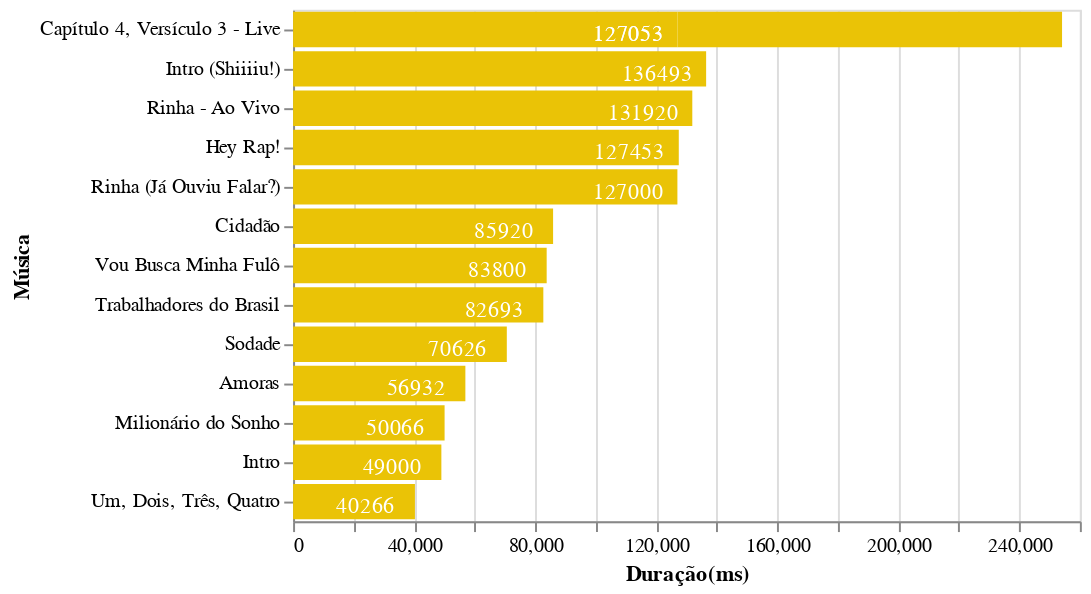

The cell this chart's notebook holds for it:
### Code cell
# qual a menor música
chart = alt.Chart(data_tracks).mark_bar(color = '#EAC306').encode(
    y=alt.Y('name:N', sort='-x', axis = alt.Axis(title='Música')), #troca o sinal aqui
    x=alt.X('duration_ms:Q', axis = alt.Axis(title='Duração(ms)'))
).transform_window(
    rank='rank(duration_ms)',
    sort=[alt.SortField('duration_ms', order='ascending')] #aqui se torna ascendente
).transform_filter(
    (alt.datum.rank < 15)
) 
text = alt.Chart(data_tracks).mark_text(dx=-25, dy=3, color='white').encode(
    y=alt.Y('name:N', sort='-x', axis = alt.Axis(title='Música')), #troca o sinal aqui
    x=alt.X('duration_ms:Q', axis = alt.Axis(title='Duração(ms)')),
    text=alt.Text('duration_ms:Q')
).transform_window(
    rank='rank(duration_ms)',
    sort=[alt.SortField('duration_ms', order='ascending')]
).transform_filter(
    (alt.datum.rank < 15)
) 
chart + text

### Figure 1 — Vega-Lite specification as saved in the notebook (floating-point values rounded to 4 significant figures; data arrays with more than 128 entries replaced by an {"elided": "..."} marker saying what was removed)
{"config": {"view": {"continuousWidth": 400, "continuousHeight": 300}}, "layer": [{"mark": {"type": "bar", "color": "#EAC306"}, "encoding": {"x": {"type": "quantitative", "axis": {"title": "Duração(ms)"}, "field": "duration_ms"}, "y": {"type": "nominal", "axis": {"title": "Música"}, "field": "name", "sort": "-x"}}, "transform": [{"window": [{"op": "rank", "field": "duration_ms", "as": "rank"}], "sort": [{"field": "duration_ms", "order": "ascending"}]}, {"filter": "(datum.rank < 15)"}]}, {"mark": {"type": "text", "color": "white", "dx": -25, "dy": 3}, "encoding": {"text": {"type": "quantitative", "field": "duration_ms"}, "x": {"type": "quantitative", "axis": {"title": "Duração(ms)"}, "field": "duration_ms"}, "y": {"type": "nominal", "axis": {"title": "Música"}, "field": "name", "sort": "-x"}}, "transform": [{"window": [{"op": "rank", "field": "duration_ms", "as": "rank"}], "sort": [{"field": "duration_ms", "order": "ascending"}]}, {"filter": "(datum.rank < 15)"}]}], "data": {"name": "data-fb1f37f91ade827037e68ad77bb08af5"}, "$schema": "https://vega.github.io/schema/vega-lite/v4.8.1.json", "datasets": {"data-fb1f37f91ade827037e68ad77bb08af5": {"elided": "210 records"}}}
